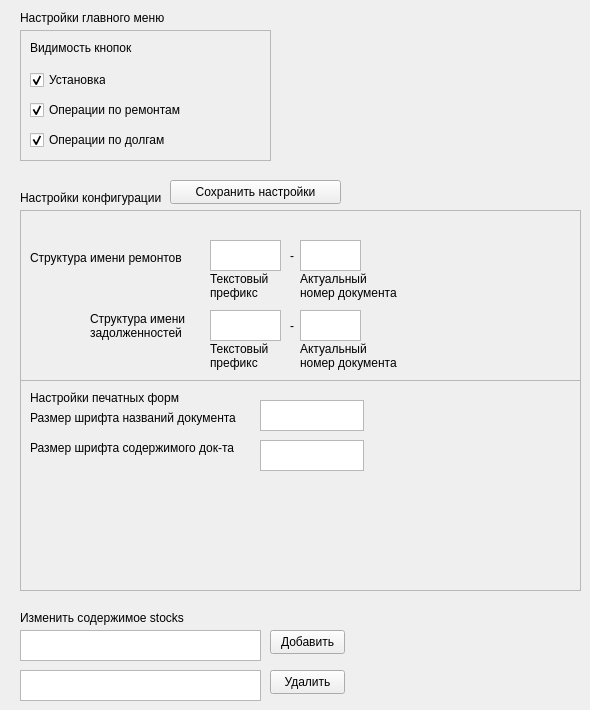
         <widget class="QWidget" name="settingsPage">
          <widget class="QLabel" name="label_3">
           <property name="geometry">
            <rect>
             <x>20</x>
             <y>10</y>
             <width>251</width>
             <height>16</height>
            </rect>
           </property>
           <property name="text">
            <string>Настройки главного меню</string>
           </property>
          </widget>
          <widget class="QFrame" name="frame_3">
           <property name="geometry">
            <rect>
             <x>20</x>
             <y>30</y>
             <width>251</width>
             <height>131</height>
            </rect>
           </property>
           <property name="frameShape">
            <enum>QFrame::StyledPanel</enum>
           </property>
           <property name="frameShadow">
            <enum>QFrame::Raised</enum>
           </property>
           <widget class="QLabel" name="label_4">
            <property name="geometry">
             <rect>
              <x>10</x>
              <y>10</y>
              <width>251</width>
              <height>16</height>
             </rect>
            </property>
            <property name="text">
             <string>Видимость кнопок</string>
            </property>
           </widget>
           <widget class="QCheckBox" name="CheckBoxInstallBtn">
            <property name="geometry">
             <rect>
              <x>10</x>
              <y>40</y>
              <width>76</width>
              <height>20</height>
             </rect>
            </property>
            <property name="text">
             <string>Установка</string>
            </property>
            <property name="checked">
             <bool>true</bool>
            </property>
           </widget>
           <widget class="QCheckBox" name="CheckBoxRepairBtn">
            <property name="geometry">
             <rect>
              <x>10</x>
              <y>70</y>
              <width>161</width>
              <height>20</height>
             </rect>
            </property>
            <property name="text">
             <string>Операции по ремонтам</string>
            </property>
            <property name="checked">
             <bool>true</bool>
            </property>
           </widget>
           <widget class="QCheckBox" name="CheckBoxDebtButton">
            <property name="geometry">
             <rect>
              <x>10</x>
              <y>100</y>
              <width>141</width>
              <height>20</height>
             </rect>
            </property>
            <property name="text">
             <string>Операции по долгам</string>
            </property>
            <property name="checked">
             <bool>true</bool>
            </property>
           </widget>
          </widget>
          <widget class="QLabel" name="label_5">
           <property name="geometry">
            <rect>
             <x>20</x>
             <y>190</y>
             <width>251</width>
             <height>16</height>
            </rect>
           </property>
           <property name="text">
            <string>Настройки конфигурации</string>
           </property>
          </widget>
          <widget class="QFrame" name="frame_4">
           <property name="geometry">
            <rect>
             <x>20</x>
             <y>210</y>
             <width>561</width>
             <height>381</height>
            </rect>
           </property>
           <property name="frameShape">
            <enum>QFrame::StyledPanel</enum>
           </property>
           <property name="frameShadow">
            <enum>QFrame::Raised</enum>
           </property>
           <widget class="QLabel" name="label_6">
            <property name="geometry">
             <rect>
              <x>10</x>
              <y>40</y>
              <width>161</width>
              <height>16</height>
             </rect>
            </property>
            <property name="text">
             <string>Структура имени ремонтов</string>
            </property>
           </widget>
           <widget class="QPlainTextEdit" name="SettingsRepairPrefixTextEdit">
            <property name="geometry">
             <rect>
              <x>190</x>
              <y>30</y>
              <width>71</width>
              <height>31</height>
             </rect>
            </property>
           </widget>
           <widget class="QLabel" name="label_50">
            <property name="geometry">
             <rect>
              <x>270</x>
              <y>30</y>
              <width>16</width>
              <height>31</height>
             </rect>
            </property>
            <property name="text">
             <string>-</string>
            </property>
           </widget>
           <widget class="QPlainTextEdit" name="SetingsRepairFirstNoTextEdit">
            <property name="geometry">
             <rect>
              <x>280</x>
              <y>30</y>
              <width>61</width>
              <height>31</height>
             </rect>
            </property>
           </widget>
           <widget class="QLabel" name="label_51">
            <property name="geometry">
             <rect>
              <x>190</x>
              <y>60</y>
              <width>71</width>
              <height>31</height>
             </rect>
            </property>
            <property name="text">
             <string>Текстовый
префикс</string>
            </property>
           </widget>
           <widget class="QLabel" name="label_52">
            <property name="geometry">
             <rect>
              <x>280</x>
              <y>60</y>
              <width>121</width>
              <height>31</height>
             </rect>
            </property>
            <property name="text">
             <string>Актуальный
номер документа</string>
            </property>
           </widget>
           <widget class="QPlainTextEdit" name="SetingsRepairFirstNoTextEdit_2">
            <property name="geometry">
             <rect>
              <x>280</x>
              <y>100</y>
              <width>61</width>
              <height>31</height>
             </rect>
            </property>
           </widget>
           <widget class="QLabel" name="label_53">
            <property name="geometry">
             <rect>
              <x>280</x>
              <y>130</y>
              <width>101</width>
              <height>31</height>
             </rect>
            </property>
            <property name="text">
             <string>Актуальный
номер документа</string>
            </property>
           </widget>
           <widget class="QPlainTextEdit" name="SettingsRepairPrefixTextEdit_2">
            <property name="geometry">
             <rect>
              <x>190</x>
              <y>100</y>
              <width>71</width>
              <height>31</height>
             </rect>
            </property>
           </widget>
           <widget class="QLabel" name="label_54">
            <property name="geometry">
             <rect>
              <x>70</x>
              <y>100</y>
              <width>161</width>
              <height>31</height>
             </rect>
            </property>
            <property name="text">
             <string>Структура имени
задолженностей</string>
            </property>
           </widget>
           <widget class="QLabel" name="label_55">
            <property name="geometry">
             <rect>
              <x>190</x>
              <y>130</y>
              <width>71</width>
              <height>31</height>
             </rect>
            </property>
            <property name="text">
             <string>Текстовый
префикс</string>
            </property>
           </widget>
           <widget class="QLabel" name="label_56">
            <property name="geometry">
             <rect>
              <x>270</x>
              <y>100</y>
              <width>16</width>
              <height>31</height>
             </rect>
            </property>
            <property name="text">
             <string>-</string>
            </property>
           </widget>
           <widget class="QFrame" name="frame_5">
            <property name="geometry">
             <rect>
              <x>0</x>
              <y>170</y>
              <width>561</width>
              <height>211</height>
             </rect>
            </property>
            <property name="frameShape">
             <enum>QFrame::StyledPanel</enum>
            </property>
            <property name="frameShadow">
             <enum>QFrame::Raised</enum>
            </property>
            <widget class="QPlainTextEdit" name="FontSizeMainTextEdit">
             <property name="geometry">
              <rect>
               <x>240</x>
               <y>20</y>
               <width>104</width>
               <height>31</height>
              </rect>
             </property>
            </widget>
            <widget class="QLabel" name="label_48">
             <property name="geometry">
              <rect>
               <x>10</x>
               <y>30</y>
               <width>231</width>
               <height>16</height>
              </rect>
             </property>
             <property name="text">
              <string>Размер шрифта названий документа</string>
             </property>
            </widget>
            <widget class="QLabel" name="label_49">
             <property name="geometry">
              <rect>
               <x>10</x>
               <y>60</y>
               <width>231</width>
               <height>16</height>
              </rect>
             </property>
             <property name="text">
              <string>Размер шрифта содержимого док-та</string>
             </property>
            </widget>
            <widget class="QPlainTextEdit" name="FontSizeNotMainTextEdit">
             <property name="geometry">
              <rect>
               <x>240</x>
               <y>60</y>
               <width>104</width>
               <height>31</height>
              </rect>
             </property>
            </widget>
            <widget class="QLabel" name="label_47">
             <property name="geometry">
              <rect>
               <x>10</x>
               <y>10</y>
               <width>251</width>
               <height>16</height>
              </rect>
             </property>
             <property name="text">
              <string>Настройки печатных форм</string>
             </property>
            </widget>
           </widget>
          </widget>
          <widget class="QPushButton" name="DeleteStringIntoStocksBtn">
           <property name="geometry">
            <rect>
             <x>270</x>
             <y>670</y>
             <width>75</width>
             <height>24</height>
            </rect>
           </property>
           <property name="text">
            <string>Удалить</string>
           </property>
          </widget>
          <widget class="QTableWidget" name="DeleteStringIntoStocksTable">
           <property name="geometry">
            <rect>
             <x>20</x>
             <y>670</y>
             <width>241</width>
             <height>31</height>
            </rect>
           </property>
           <property name="showGrid">
            <bool>false</bool>
           </property>
           <property name="cornerButtonEnabled">
            <bool>false</bool>
           </property>
           <property name="columnCount">
            <number>0</number>
           </property>
           <attribute name="horizontalHeaderVisible">
            <bool>false</bool>
           </attribute>
           <attribute name="horizontalHeaderHighlightSections">
            <bool>true</bool>
           </attribute>
           <attribute name="horizontalHeaderStretchLastSection">
            <bool>true</bool>
           </attribute>
          </widget>
          <widget class="QPushButton" name="CreateStringIntoStocksBtn">
           <property name="geometry">
            <rect>
             <x>270</x>
             <y>630</y>
             <width>75</width>
             <height>24</height>
            </rect>
           </property>
           <property name="text">
            <string>Добавить</string>
           </property>
          </widget>
          <widget class="QLabel" name="label_7">
           <property name="geometry">
            <rect>
             <x>20</x>
             <y>610</y>
             <width>181</width>
             <height>16</height>
            </rect>
           </property>
           <property name="text">
            <string>Изменить содержимое stocks</string>
           </property>
          </widget>
          <widget class="QPlainTextEdit" name="CreateStringIntoStocksTextEdit">
           <property name="geometry">
            <rect>
             <x>20</x>
             <y>630</y>
             <width>241</width>
             <height>31</height>
            </rect>
           </property>
          </widget>
          <widget class="QPushButton" name="SaveSettingsBtn">
           <property name="geometry">
            <rect>
             <x>170</x>
             <y>180</y>
             <width>171</width>
             <height>24</height>
            </rect>
           </property>
           <property name="text">
            <string>Сохранить настройки</string>
           </property>
          </widget>
         </widget>
